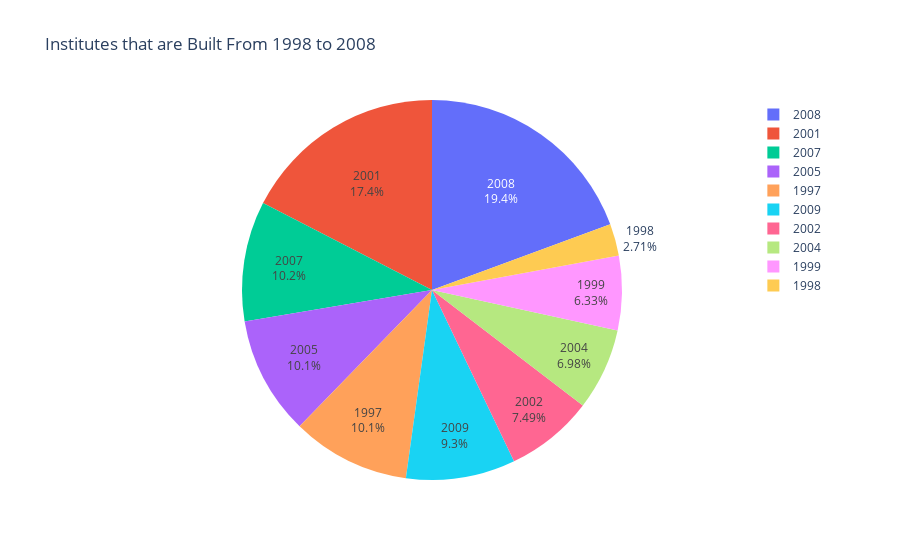

Notebook code for this chart:
### Code cell
College = Eamcet['YEAR OF\nESTB'].value_counts().reset_index()
College.columns = ['YEAR OF\nESTB', 'Count']
bv=College.head(10)
plt = px.pie(bv, names='YEAR OF\nESTB', values='Count', title='Institutes that are Built From 1998 to 2008')
plt.update_traces(textinfo='label+percent', hovertemplate='%{label}: %{value} (%{percent})')

plt.show()

### Figure 1 — Plotly figure (JSON) as saved in the notebook; plotly's stock layout.template omitted (floating-point values rounded to 4 significant figures)
{"data": [{"domain": {"x": [0, 1], "y": [0, 1]}, "hovertemplate": "%{label}: %{value} (%{percent})", "labels": [2008, 2001, 2007, 2005, 1997, 2009, 2002, 2004, 1999, 1998], "legendgroup": "", "name": "", "showlegend": true, "values": [150, 135, 79, 78, 78, 72, 58, 54, 49, 21], "type": "pie", "textinfo": "label+percent"}], "layout": {"legend": {"tracegroupgap": 0}, "title": {"text": "Institutes that are Built From 1998 to 2008"}, "autosize": true}}
